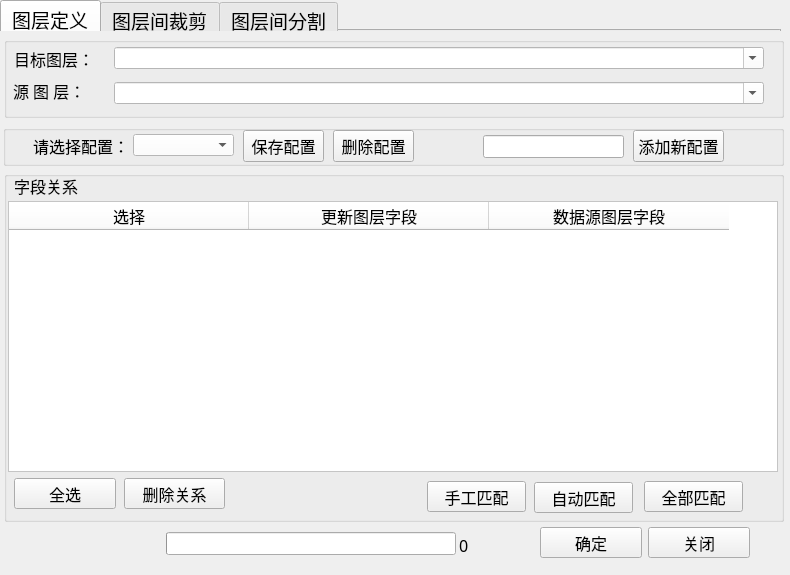
<?xml version="1.0" encoding="UTF-8"?>
<ui version="4.0">
 <class>AttributeCopyForm</class>
 <widget class="QWidget" name="AttributeCopyForm">
  <property name="enabled">
   <bool>true</bool>
  </property>
  <property name="geometry">
   <rect>
    <x>0</x>
    <y>0</y>
    <width>790</width>
    <height>575</height>
   </rect>
  </property>
  <property name="maximumSize">
   <size>
    <width>790</width>
    <height>607</height>
   </size>
  </property>
  <property name="font">
   <font>
    <family>新宋体</family>
    <pointsize>12</pointsize>
   </font>
  </property>
  <property name="windowTitle">
   <string>属性拷贝</string>
  </property>
  <widget class="QTabWidget" name="tabWidget">
   <property name="geometry">
    <rect>
     <x>0</x>
     <y>0</y>
     <width>781</width>
     <height>31</height>
    </rect>
   </property>
   <property name="sizePolicy">
    <sizepolicy hsizetype="Expanding" vsizetype="Expanding">
     <horstretch>21</horstretch>
     <verstretch>0</verstretch>
    </sizepolicy>
   </property>
   <property name="sizeIncrement">
    <size>
     <width>0</width>
     <height>0</height>
    </size>
   </property>
   <property name="font">
    <font>
     <family>宋体</family>
     <pointsize>14</pointsize>
     <weight>50</weight>
     <italic>false</italic>
     <bold>false</bold>
    </font>
   </property>
   <property name="mouseTracking">
    <bool>false</bool>
   </property>
   <property name="contextMenuPolicy">
    <enum>Qt::DefaultContextMenu</enum>
   </property>
   <property name="layoutDirection">
    <enum>Qt::LeftToRight</enum>
   </property>
   <property name="autoFillBackground">
    <bool>false</bool>
   </property>
   <property name="styleSheet">
    <string notr="true">font: 14pt &quot;宋体&quot;;</string>
   </property>
   <property name="tabPosition">
    <enum>QTabWidget::North</enum>
   </property>
   <property name="tabShape">
    <enum>QTabWidget::Rounded</enum>
   </property>
   <property name="currentIndex">
    <number>0</number>
   </property>
   <property name="iconSize">
    <size>
     <width>32</width>
     <height>32</height>
    </size>
   </property>
   <property name="elideMode">
    <enum>Qt::ElideLeft</enum>
   </property>
   <property name="usesScrollButtons">
    <bool>true</bool>
   </property>
   <property name="documentMode">
    <bool>false</bool>
   </property>
   <property name="tabsClosable">
    <bool>false</bool>
   </property>
   <property name="movable">
    <bool>false</bool>
   </property>
   <widget class="QWidget" name="multiLyrMode">
    <property name="baseSize">
     <size>
      <width>12</width>
      <height>0</height>
     </size>
    </property>
    <property name="inputMethodHints">
     <set>Qt::ImhHiddenText|Qt::ImhNoAutoUppercase</set>
    </property>
    <attribute name="title">
     <string>图层定义</string>
    </attribute>
   </widget>
   <widget class="QWidget" name="clipMode">
    <attribute name="title">
     <string>图层间裁剪</string>
    </attribute>
   </widget>
   <widget class="QWidget" name="splitMode">
    <attribute name="title">
     <string>图层间分割</string>
    </attribute>
   </widget>
  </widget>
  <widget class="QWidget" name="horizontalLayoutWidget_5">
   <property name="geometry">
    <rect>
     <x>540</x>
     <y>522</y>
     <width>210</width>
     <height>41</height>
    </rect>
   </property>
   <layout class="QHBoxLayout" name="horizontalLayout_6">
    <item>
     <widget class="QPushButton" name="sure_btn">
      <property name="maximumSize">
       <size>
        <width>16777215</width>
        <height>31</height>
       </size>
      </property>
      <property name="styleSheet">
       <string notr="true">font: 75 12pt &quot;宋体&quot;;</string>
      </property>
      <property name="text">
       <string>确定</string>
      </property>
     </widget>
    </item>
    <item>
     <widget class="QPushButton" name="close_btn">
      <property name="maximumSize">
       <size>
        <width>16777215</width>
        <height>31</height>
       </size>
      </property>
      <property name="styleSheet">
       <string notr="true">font: 75 12pt &quot;宋体&quot;;</string>
      </property>
      <property name="text">
       <string>关闭</string>
      </property>
     </widget>
    </item>
   </layout>
  </widget>
  <widget class="QLabel" name="valueNum">
   <property name="geometry">
    <rect>
     <x>459</x>
     <y>535</y>
     <width>80</width>
     <height>20</height>
    </rect>
   </property>
   <property name="text">
    <string>0</string>
   </property>
  </widget>
  <widget class="QGroupBox" name="groupBox">
   <property name="geometry">
    <rect>
     <x>4</x>
     <y>37</y>
     <width>780</width>
     <height>81</height>
    </rect>
   </property>
   <property name="title">
    <string/>
   </property>
   <widget class="QComboBox" name="srcLyrList">
    <property name="geometry">
     <rect>
      <x>110</x>
      <y>45</y>
      <width>650</width>
      <height>22</height>
     </rect>
    </property>
    <property name="styleSheet">
     <string notr="true">background-color: rgb(255, 255, 255);</string>
    </property>
    <property name="editable">
     <bool>true</bool>
    </property>
   </widget>
   <widget class="QGroupBox" name="dataSetGroup">
    <property name="geometry">
     <rect>
      <x>280</x>
      <y>84</y>
      <width>251</width>
      <height>41</height>
     </rect>
    </property>
    <property name="autoFillBackground">
     <bool>false</bool>
    </property>
    <property name="styleSheet">
     <string notr="true"/>
    </property>
    <layout class="QHBoxLayout" name="horizontalLayout">
     <item>
      <widget class="QRadioButton" name="alldata_radio">
       <property name="styleSheet">
        <string notr="true">font: 75 14pt &quot;宋体&quot;;</string>
       </property>
       <property name="text">
        <string>所有数据</string>
       </property>
      </widget>
     </item>
     <item>
      <widget class="QRadioButton" name="dataset_radio">
       <property name="styleSheet">
        <string notr="true">font: 75 14pt &quot;宋体&quot;;</string>
       </property>
       <property name="text">
        <string>选择集数据</string>
       </property>
      </widget>
     </item>
    </layout>
   </widget>
   <widget class="QComboBox" name="updateLyrList">
    <property name="geometry">
     <rect>
      <x>110</x>
      <y>10</y>
      <width>650</width>
      <height>22</height>
     </rect>
    </property>
    <property name="styleSheet">
     <string notr="true">background-color: rgb(255, 255, 255);</string>
    </property>
    <property name="editable">
     <bool>true</bool>
    </property>
   </widget>
   <widget class="QLabel" name="srclyr_label">
    <property name="geometry">
     <rect>
      <x>9</x>
      <y>44</y>
      <width>81</width>
      <height>20</height>
     </rect>
    </property>
    <property name="styleSheet">
     <string notr="true">font: 75 14pt &quot;宋体&quot;;</string>
    </property>
    <property name="text">
     <string>源 图 层：</string>
    </property>
   </widget>
   <widget class="QSpinBox" name="numSpare">
    <property name="geometry">
     <rect>
      <x>137</x>
      <y>98</y>
      <width>41</width>
      <height>22</height>
     </rect>
    </property>
    <property name="maximum">
     <number>100</number>
    </property>
    <property name="value">
     <number>0</number>
    </property>
   </widget>
   <widget class="QLabel" name="updatelyr_label">
    <property name="geometry">
     <rect>
      <x>10</x>
      <y>12</y>
      <width>91</width>
      <height>20</height>
     </rect>
    </property>
    <property name="styleSheet">
     <string notr="true">font: 75 14pt &quot;宋体&quot;;</string>
    </property>
    <property name="text">
     <string>目标图层：</string>
    </property>
   </widget>
   <widget class="QLabel" name="spareoverride_label">
    <property name="geometry">
     <rect>
      <x>16</x>
      <y>98</y>
      <width>111</width>
      <height>21</height>
     </rect>
    </property>
    <property name="styleSheet">
     <string notr="true">font: 75 14pt &quot;宋体&quot;;</string>
    </property>
    <property name="text">
     <string>面积重叠度：</string>
    </property>
   </widget>
   <widget class="QLabel" name="label_4">
    <property name="geometry">
     <rect>
      <x>180</x>
      <y>100</y>
      <width>16</width>
      <height>20</height>
     </rect>
    </property>
    <property name="styleSheet">
     <string notr="true">font: 75 14pt &quot;宋体&quot;;</string>
    </property>
    <property name="text">
     <string>%</string>
    </property>
   </widget>
  </widget>
  <widget class="QGroupBox" name="groupBox_2">
   <property name="geometry">
    <rect>
     <x>4</x>
     <y>171</y>
     <width>780</width>
     <height>351</height>
    </rect>
   </property>
   <property name="title">
    <string/>
   </property>
   <widget class="QTableWidget" name="attribute_table">
    <property name="geometry">
     <rect>
      <x>4</x>
      <y>30</y>
      <width>770</width>
      <height>271</height>
     </rect>
    </property>
    <property name="mouseTracking">
     <bool>false</bool>
    </property>
    <property name="acceptDrops">
     <bool>false</bool>
    </property>
    <property name="styleSheet">
     <string notr="true">background-color: rgb(255, 255, 255);
font: 75 12pt &quot;宋体&quot;;</string>
    </property>
    <property name="dragEnabled">
     <bool>false</bool>
    </property>
    <property name="alternatingRowColors">
     <bool>false</bool>
    </property>
    <property name="selectionBehavior">
     <enum>QAbstractItemView::SelectItems</enum>
    </property>
    <property name="rowCount">
     <number>0</number>
    </property>
    <property name="columnCount">
     <number>3</number>
    </property>
    <attribute name="horizontalHeaderDefaultSectionSize">
     <number>240</number>
    </attribute>
    <attribute name="horizontalHeaderMinimumSectionSize">
     <number>21</number>
    </attribute>
    <column>
     <property name="text">
      <string>选择</string>
     </property>
     <property name="font">
      <font>
       <family>宋体</family>
       <pointsize>12</pointsize>
       <weight>50</weight>
       <bold>false</bold>
      </font>
     </property>
    </column>
    <column>
     <property name="text">
      <string>更新图层字段</string>
     </property>
     <property name="font">
      <font>
       <family>宋体</family>
       <pointsize>12</pointsize>
       <weight>50</weight>
       <bold>false</bold>
      </font>
     </property>
    </column>
    <column>
     <property name="text">
      <string>数据源图层字段</string>
     </property>
     <property name="font">
      <font>
       <family>宋体</family>
       <pointsize>12</pointsize>
       <weight>50</weight>
       <bold>false</bold>
      </font>
     </property>
    </column>
   </widget>
   <widget class="QPushButton" name="select_all">
    <property name="geometry">
     <rect>
      <x>10</x>
      <y>307</y>
      <width>102</width>
      <height>31</height>
     </rect>
    </property>
    <property name="maximumSize">
     <size>
      <width>16777215</width>
      <height>31</height>
     </size>
    </property>
    <property name="styleSheet">
     <string notr="true">font: 75 12pt &quot;宋体&quot;;</string>
    </property>
    <property name="text">
     <string>全选</string>
    </property>
   </widget>
   <widget class="QPushButton" name="del_relation">
    <property name="geometry">
     <rect>
      <x>120</x>
      <y>307</y>
      <width>101</width>
      <height>31</height>
     </rect>
    </property>
    <property name="maximumSize">
     <size>
      <width>16777215</width>
      <height>31</height>
     </size>
    </property>
    <property name="styleSheet">
     <string notr="true">font: 75 12pt &quot;宋体&quot;;</string>
    </property>
    <property name="text">
     <string>删除关系</string>
    </property>
   </widget>
   <widget class="QLabel" name="field_relation_label">
    <property name="geometry">
     <rect>
      <x>10</x>
      <y>5</y>
      <width>81</width>
      <height>20</height>
     </rect>
    </property>
    <property name="styleSheet">
     <string notr="true">font: 75 14pt &quot;宋体&quot;;</string>
    </property>
    <property name="text">
     <string>字段关系</string>
    </property>
   </widget>
   <widget class="QPushButton" name="auto_match">
    <property name="geometry">
     <rect>
      <x>530</x>
      <y>311</y>
      <width>99</width>
      <height>31</height>
     </rect>
    </property>
    <property name="maximumSize">
     <size>
      <width>16777215</width>
      <height>31</height>
     </size>
    </property>
    <property name="styleSheet">
     <string notr="true">font: 75 12pt &quot;宋体&quot;;</string>
    </property>
    <property name="text">
     <string>自动匹配</string>
    </property>
   </widget>
   <widget class="QPushButton" name="all_match">
    <property name="geometry">
     <rect>
      <x>640</x>
      <y>310</y>
      <width>99</width>
      <height>31</height>
     </rect>
    </property>
    <property name="maximumSize">
     <size>
      <width>16777215</width>
      <height>31</height>
     </size>
    </property>
    <property name="styleSheet">
     <string notr="true">font: 75 12pt &quot;宋体&quot;;</string>
    </property>
    <property name="text">
     <string>全部匹配</string>
    </property>
   </widget>
   <widget class="QPushButton" name="hand_match">
    <property name="geometry">
     <rect>
      <x>423</x>
      <y>310</y>
      <width>99</width>
      <height>31</height>
     </rect>
    </property>
    <property name="styleSheet">
     <string notr="true">font: 75 12pt &quot;宋体&quot;;</string>
    </property>
    <property name="text">
     <string>手工匹配</string>
    </property>
   </widget>
  </widget>
  <widget class="QProgressBar" name="progressBar">
   <property name="geometry">
    <rect>
     <x>166</x>
     <y>532</y>
     <width>290</width>
     <height>23</height>
    </rect>
   </property>
   <property name="autoFillBackground">
    <bool>false</bool>
   </property>
   <property name="minimum">
    <number>0</number>
   </property>
   <property name="value">
    <number>0</number>
   </property>
   <property name="textVisible">
    <bool>false</bool>
   </property>
  </widget>
  <widget class="QGroupBox" name="groupBox_3">
   <property name="geometry">
    <rect>
     <x>3</x>
     <y>125</y>
     <width>781</width>
     <height>41</height>
    </rect>
   </property>
   <property name="title">
    <string/>
   </property>
   <widget class="QComboBox" name="cbxConfigList">
    <property name="geometry">
     <rect>
      <x>130</x>
      <y>9</y>
      <width>101</width>
      <height>22</height>
     </rect>
    </property>
    <property name="styleSheet">
     <string notr="true">background-color: rgb(255, 255, 255);
font: 10pt &quot;宋体&quot;;</string>
    </property>
   </widget>
   <widget class="QPushButton" name="addbtn">
    <property name="geometry">
     <rect>
      <x>630</x>
      <y>5</y>
      <width>91</width>
      <height>32</height>
     </rect>
    </property>
    <property name="maximumSize">
     <size>
      <width>16777215</width>
      <height>32</height>
     </size>
    </property>
    <property name="styleSheet">
     <string notr="true">font: 75 12pt &quot;宋体&quot;;</string>
    </property>
    <property name="text">
     <string>添加新配置</string>
    </property>
   </widget>
   <widget class="QLabel" name="label">
    <property name="geometry">
     <rect>
      <x>30</x>
      <y>10</y>
      <width>91</width>
      <height>21</height>
     </rect>
    </property>
    <property name="text">
     <string>请选择配置：</string>
    </property>
   </widget>
   <widget class="QLineEdit" name="inputTagName">
    <property name="geometry">
     <rect>
      <x>480</x>
      <y>10</y>
      <width>141</width>
      <height>23</height>
     </rect>
    </property>
    <property name="toolTip">
     <string>&lt;html&gt;&lt;head/&gt;&lt;body&gt;&lt;p&gt;请输入新配置名称&lt;/p&gt;&lt;/body&gt;&lt;/html&gt;</string>
    </property>
    <property name="whatsThis">
     <string>&lt;html&gt;&lt;head/&gt;&lt;body&gt;&lt;p&gt;请输入新配置名称！&lt;/p&gt;&lt;/body&gt;&lt;/html&gt;</string>
    </property>
   </widget>
   <widget class="QPushButton" name="savebtn">
    <property name="geometry">
     <rect>
      <x>240</x>
      <y>5</y>
      <width>81</width>
      <height>32</height>
     </rect>
    </property>
    <property name="maximumSize">
     <size>
      <width>105</width>
      <height>32</height>
     </size>
    </property>
    <property name="toolTip">
     <string>保存修改后的已有配置</string>
    </property>
    <property name="whatsThis">
     <string>保存修改后的已有配置</string>
    </property>
    <property name="styleSheet">
     <string notr="true">font: 75 12pt &quot;宋体&quot;;</string>
    </property>
    <property name="text">
     <string>保存配置</string>
    </property>
    <property name="autoDefault">
     <bool>false</bool>
    </property>
   </widget>
   <widget class="QPushButton" name="delbtn">
    <property name="geometry">
     <rect>
      <x>330</x>
      <y>5</y>
      <width>81</width>
      <height>32</height>
     </rect>
    </property>
    <property name="maximumSize">
     <size>
      <width>105</width>
      <height>32</height>
     </size>
    </property>
    <property name="toolTip">
     <string>删除已有配置</string>
    </property>
    <property name="whatsThis">
     <string>删除已有配置</string>
    </property>
    <property name="styleSheet">
     <string notr="true">font: 75 12pt &quot;宋体&quot;;</string>
    </property>
    <property name="text">
     <string>删除配置</string>
    </property>
    <property name="autoDefault">
     <bool>false</bool>
    </property>
   </widget>
  </widget>
 </widget>
 <resources/>
 <connections/>
</ui>
